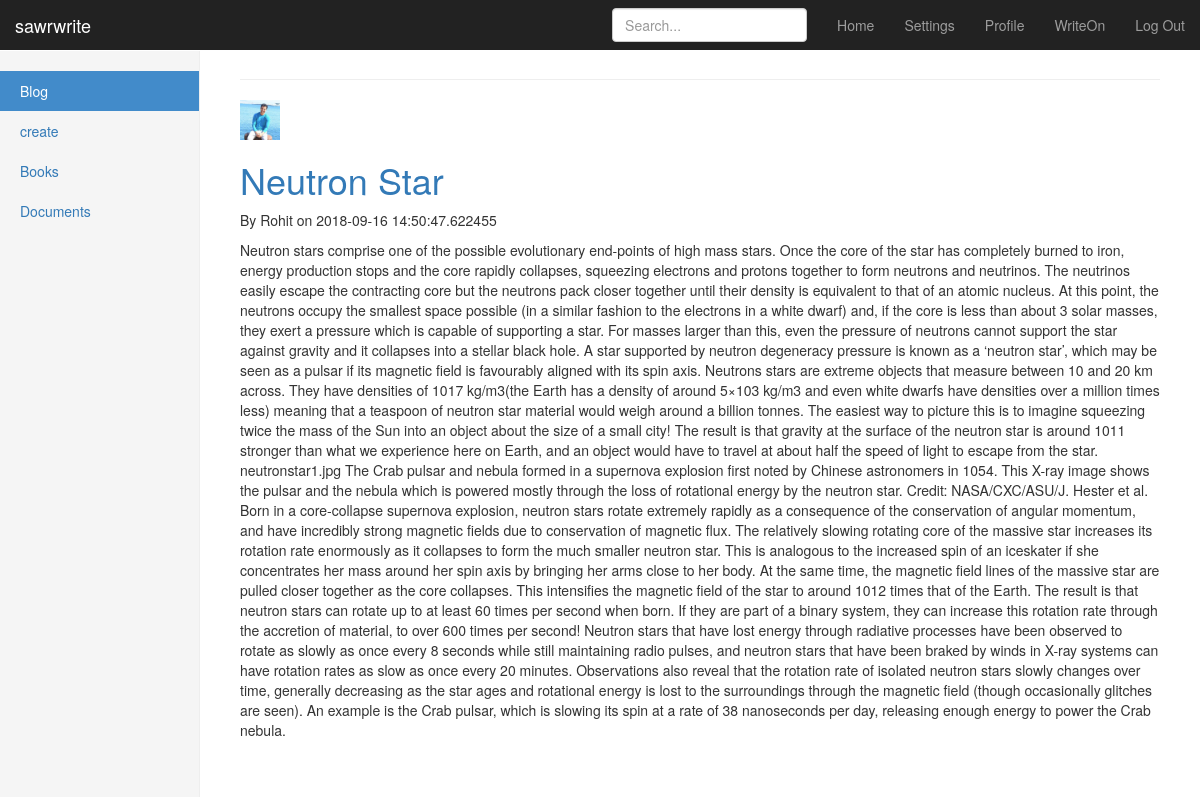
Page /blog_home (signed in) on the committed database.
### app/app.py (models this page shows)
class Post(UserMixin, db.Model):
	id = db.Column(db.Integer, primary_key=True)
	title = db.Column(db.String(100), nullable=False)
	date_posted = db.Column(db.DateTime, nullable=False, default=datetime.utcnow)
	content = db.Column(db.Text, nullable=False)
	user_id = db.Column(db.Integer, db.ForeignKey('user.id'), nullable=False)

class User(UserMixin, db.Model):
	id = db.Column(db.Integer, primary_key=True)
	firstname = db.Column(db.String(20))
	lastname = db.Column(db.String(20))
	username = db.Column(db.String(50), unique=True)
	image_file = db.Column(db.String(20), nullable=False, default='default.jpg')
	email = db.Column(db.String(50), unique=True)
	password = db.Column(db.String(80))
	posts = db.relationship('Post', backref='author', lazy=True)

### app/app.py (the view)
@app.route('/blog_home', methods=['GET', 'POST'])
@login_required
def blog_home():
	posts= Post.query.all()
	img_file = url_for('static', filename='display_pics/' + current_user.image_file)
	return render_template('blog_home.html', image_file=img_file, posts=posts)

### app/app.py (called while the page is built)
@login_manager.user_loader
def load_user(user_id):
	return User.query.get(int(user_id))

### app/templates/blog_home.html (shortened to what this page needs)
{% extends "bootstrap/base.html" %}
{% block styles %}
{{super()}}
<link rel="stylesheet" href="{{url_for('.static', filename='dashboard.css')}}">
{% endblock %}
{% block content %}
    <nav class="navbar navbar-inverse navbar-fixed-top">
      <div class="container-fluid">
        <div class="navbar-header">
          <a class="navbar-brand" href="#">sawrwrite</a>
        </div>
        <div id="navbar" class="navbar-collapse collapse">
          <ul class="nav navbar-nav navbar-right">
            <li><a href="{{ url_for('dashboard') }}">Home</a></li>
            <li><a href="#">Settings</a></li>
            <li><a href="{{ url_for('profile') }}">Profile</a></li>
            <li><a href="{{ url_for('notepad') }}">WriteOn</a></li>
            <li><a href="{{ url_for('logout') }}">Log Out</a></li>
          </ul>
          <form class="navbar-form navbar-right">
            <input type="text" class="form-control" placeholder="Search...">
          </form>
        </div>
      </div>
    </nav>
    <div class="container-fluid">
      <div class="row">
        <div class="col-sm-3 col-md-2 sidebar">
          <ul class="nav nav-sidebar">
            <li class="active"><a href="{{url_for('blog_home')}}">Blog<span class="sr-only">(current)</span></a></li>
            <li><a href="{{ url_for('my_blog') }}">create</a></li>
            <li><a href="#">Books</a></li>
            <li><a href="#">Documents</a></li>
          </ul>
        </div>
        <div class="col-sm-9 col-sm-offset-3 col-md-10 col-md-offset-2 main">
          <h1 class="page-header">{{ name }}</h1>
         </body>
          {% for post in posts %}
          <article class="media content section">
           <div class="media-body">
            <div class="article-metadata">
          <img src="{{ image_file }}" width="40" height="40" class="img-responsive" alt="Generic placeholder thumbnail">
           <h1><a class="article-title" href="{{ url_for('post', post_id=post.id)}}">{{ post.title }}</a></h1>
           <p class="article-content">By {{ post.author.firstname }} on {{ post.date_posted }} </p>
           <p class="article-content">{{ post.content }} </p>
         </div>
          </article>
          {% endfor %}
         <body>
{% endblock %}

### app/static/dashboard.css (style rules this page uses)
body { padding-top: 50px; }
.navbar-fixed-top { border: 0; }
.sidebar { display: none; }
@media (min-width: 768px) { .sidebar { position: fixed; top: 51px; bottom: 0; left: 0; z-index: 1000; display: block; padding: 20px; overflow-x: hidden; overflow-y: auto; background-color: #f5f5f5; border-right: 1px solid #eee; } }
.nav-sidebar { margin-right: -21px; margin-bottom: 20px; margin-left: -20px; }
.nav-sidebar > li > a { padding-right: 20px; padding-left: 20px; }
.nav-sidebar > .active > a, .nav-sidebar > .active > a:hover, .nav-sidebar > .active > a:focus { color: #fff; background-color: #428bca; }
.main { padding: 20px; }
@media (min-width: 768px) { .main { padding-right: 40px; padding-left: 40px; } }
.main .page-header { margin-top: 0; }

### rows in the picture
Post: title "Neutron Star", author.firstname "Rohit", date_posted "2018-09-16 14:50:47.622455", content "Neutron stars comprise one of the possible evolutionary end-points of high mass stars. Once the core of the star has completely burned to iron, energy production stops and the core rapidly collapses, squeezing electrons and protons together to form neutrons and neutrinos. The neutrinos easily escape the contracting core but the neutrons pack closer together until their density is equivalent to that of an atomic nucleus. At this point, the neutrons occupy the smallest space possible (in a similar fashion to the electrons in a white dwarf) and, if the core is less than about 3 solar masses, they exert a pressure which is capable of supporting a star. For masses larger than this, even the…"
